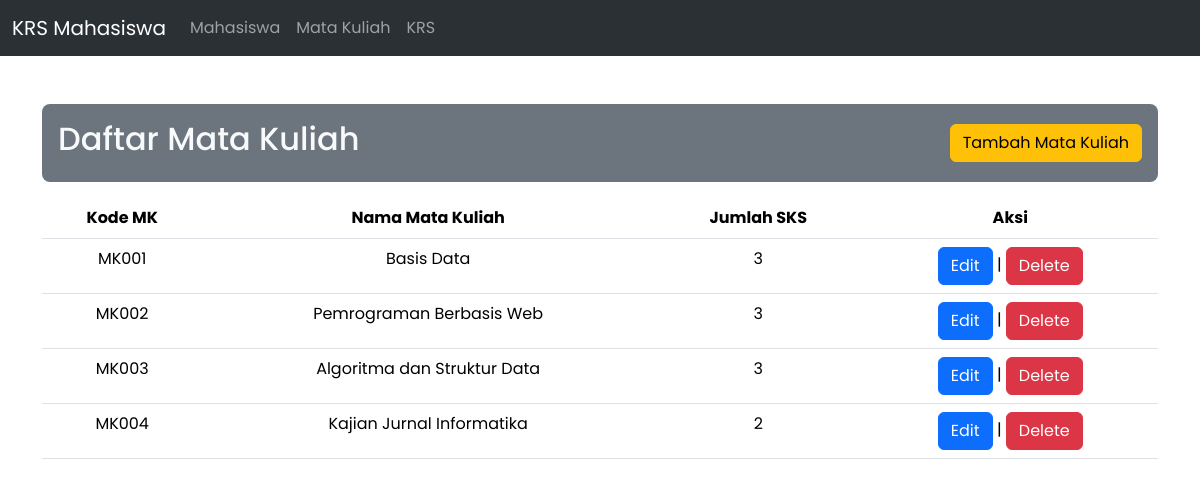
The app's page /tampilan-matakuliah.php with its own data.
### tables this page shows
CREATE TABLE `matakuliah` (
  `kodemk` char(6) NOT NULL,
  `nama_matakuliah` varchar(50) NOT NULL,
  `jumlah_sks` int(3) NOT NULL
);

### tampilan-matakuliah.php (the view, shortened to what this page needs)
<?php
include 'koneksi.php';
?>
<!doctype html>
<html lang="en">
<head>
    <link href="https://cdn.jsdelivr.net/npm/bootstrap@5.3.3/dist/css/bootstrap.min.css" rel="stylesheet"
>
</head>
<body>
<nav class="navbar navbar-expand-lg bg-body-tertiary" data-bs-theme="dark">
  <div class="container-fluid ">
    <a class="navbar-brand" href="#">KRS Mahasiswa</a>
    <div class="collapse navbar-collapse" id="navbarNav">
      <ul class="navbar-nav">
        <li class="nav-item">
          <a class="nav-link" href="from-mahasiswa.php">Mahasiswa</a>
        </li>
        <li class="nav-item">
          <a class="nav-link" href="from-matakuliah.php">Mata Kuliah</a>
        </li>
        <li class="nav-item">
          <a class="nav-link" href="from-krs.php">KRS</a>
        </li>
      </ul>
    </div>
  </div>
</nav>
    <div class="container mt-5">
        <div class="container-fluid bg-secondary text-light d-flex justify-content-between align-items-center mb-3 p-3 rounded-3 ">
            <h2>Daftar Mata Kuliah</h2>
            <a href="from-matakuliah.php" class="btn btn-warning">Tambah Mata Kuliah</a>
        </div>
        <table class="table table-hover">
            <thead class="thead-dark">
                <tr>
                    <th class="text-center">Kode MK</th>
                    <th class="text-center">Nama Mata Kuliah</th>
                    <th class="text-center">Jumlah SKS</th>
                    <th class="text-center">Aksi</th>
                </tr>
            </thead>
            <tbody>
                <?php
                $sql = "SELECT * FROM matakuliah";
                $result = mysqli_query($conn, $sql);
                while ($row = mysqli_fetch_assoc($result)) {
                    echo "<tr>";
                    echo "<td class='text-center'>" . $row['kodemk'] . "</td>";
                    echo "<td class='text-center'>" . $row['nama_matakuliah'] . "</td>";
                    echo "<td class='text-center'>" . $row['jumlah_sks'] . "</td>";
                    echo "<td class='text-center'><a href='edit-matakuliah.php?kodemk=" . $row['kodemk'] . "' class='btn btn-primary'>Edit</a> | <a href='delete-matakuliah.php?kodemk=" . $row['kodemk'] . "' class='btn btn-danger' onclick=\"return confirm('Are you sure?')\">Delete</a></td>";
                    echo "</tr>";
                }
                ?>
            </tbody>
        </table>
    </div>
</body>
</html>

### tampilan-matakuliah.php (style rules this page uses)
body { font-family: "Poppins"; }

### records on screen
matakuliah: kodemk "MK001", nama_matakuliah "Basis Data", jumlah_sks "3"
matakuliah: kodemk "MK002", nama_matakuliah "Pemrograman Berbasis Web", jumlah_sks "3"
matakuliah: kodemk "MK003", nama_matakuliah "Algoritma dan Struktur Data", jumlah_sks "3"
matakuliah: kodemk "MK004", nama_matakuliah "Kajian Jurnal Informatika", jumlah_sks "2"
